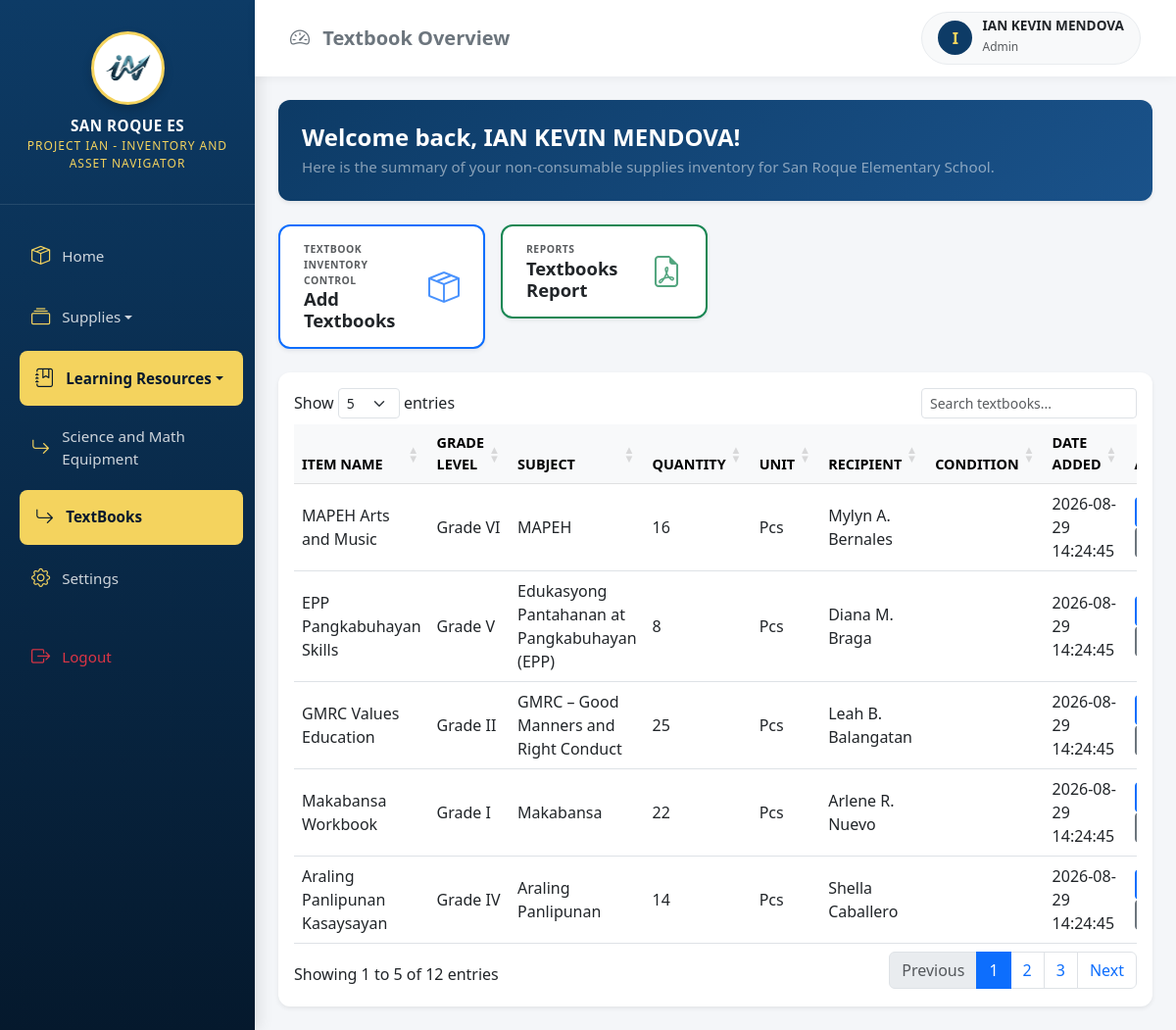
The page /textbooks.php (signed in) on the database its author committed.
### tables this page shows
CREATE TABLE `lr_textbooks` (
  `id` int NOT NULL AUTO_INCREMENT,
  `lr_item` varchar(255) NOT NULL,
  `grade_level` varchar(20) NOT NULL,
  `lr_subject` varchar(255) NOT NULL,
  `lr_qty` int NOT NULL DEFAULT '0',
  `lr_unit` varchar(50) DEFAULT 'pc',
  `recipient` varchar(255) NOT NULL,
  `condition` text NOT NULL,
  `created_at` timestamp NULL DEFAULT CURRENT_TIMESTAMP,
  PRIMARY KEY (`id`)
);

### controllers/supplies/textbooks/display_textbook.php (the view, shortened to what this page needs)
<?php
require_once dirname(__DIR__, 3) . '/config/db.php';
try {
    $stmt = $pdo->query("SELECT * FROM lr_textbooks ORDER BY id DESC");
    while ($row = $stmt->fetch(PDO::FETCH_ASSOC)) {
        echo "<tr>";
        echo "<td>" . htmlspecialchars($row['lr_item']) . "</td>";
        echo "<td>" . htmlspecialchars($row['grade_level']) . "</td>";
        echo "<td>" . htmlspecialchars($row['lr_subject']) . "</td>";
        echo "<td>" . htmlspecialchars($row['lr_qty']) . "</td>";
        echo "<td>" . htmlspecialchars($row['lr_unit']) . "</td>";
        echo "<td>" . htmlspecialchars($row['recipient']) . "</td>";
        echo "<td>" . htmlspecialchars($row['condition'] ?? '') . "</td>";
        echo "<td>" . htmlspecialchars($row['created_at']) . "</td>";
        echo "<td>
            <button class='btn btn-sm btn-primary edit-btn'
                data-id='" . $row['id'] . "'
                data-item='" . htmlspecialchars($row['lr_item']) . "'
                data-grade='" . htmlspecialchars($row['grade_level']) . "'
                data-subject='" . htmlspecialchars($row['lr_subject']) . "'
                data-qty='" . htmlspecialchars($row['lr_qty']) . "'
                data-unit='" . htmlspecialchars($row['lr_unit']) . "'
                data-recipient='" . htmlspecialchars($row['recipient']) . "'
                data-condition='" . htmlspecialchars($row['condition'] ?? '') . "'>
                <i class='bi bi-pencil-square'></i>
            </button>
            <button class='btn btn-sm btn-danger delete-btn' data-id='" . $row['id'] . "'>
                <i class='bi bi-trash'></i>
            </button>
               <button class='btn btn-sm btn-secondary print-btn' data-id='" . $row['id'] . "' title='Print'>
                <i class='bi bi-printer'></i>
            </button>
        </td>";
        echo "</tr>";
    }
} catch (PDOException $e) {
    error_log('controllers/supplies/textbooks/display_textbook.php error: ' . $e->getMessage());
    echo "<tr><td colspan='9' class='text-center text-danger'>Unable to load data. Please try again later.</td></tr>";
}
?>

### assets/css/textbooks.css (style rules this page uses)
:root { --primary-dark: #0D3B66; --primary-darker: #05192D; --accent-gold: #F4D35E; --accent-gold-hover: #e0be48; }
body { background-color: #f4f6f9; font-family: 'Segoe UI', Tahoma, Geneva, Verdana, sans-serif; }
#suppliesTable td { font-weight: normal !important; }

### rows shown on the page
lr_textbooks: lr_item "MAPEH Arts and Music", grade_level "Grade VI", lr_subject "MAPEH", lr_qty "16", lr_unit "Pcs", recipient "Mylyn A. Bernales", created_at "2026-08-29 14:24:45"
lr_textbooks: lr_item "EPP Pangkabuhayan Skills", grade_level "Grade V", lr_subject "Edukasyong Pantahanan at Pangkabuhayan (EPP)", lr_qty "8", lr_unit "Pcs", recipient "Diana M. Braga", created_at "2026-08-29 14:24:45"
lr_textbooks: lr_item "GMRC Values Education", grade_level "Grade II", lr_subject "GMRC – Good Manners and Right Conduct", lr_qty "25", lr_unit "Pcs", recipient "Leah B. Balangatan", created_at "2026-08-29 14:24:45"
lr_textbooks: lr_item "Makabansa Workbook", grade_level "Grade I", lr_subject "Makabansa", lr_qty "22", lr_unit "Pcs", recipient "Arlene R. Nuevo", created_at "2026-08-29 14:24:45"
lr_textbooks: lr_item "Araling Panlipunan Kasaysayan", grade_level "Grade IV", lr_subject "Araling Panlipunan", lr_qty "14", lr_unit "Pcs", recipient "Shella Caballero", created_at "2026-08-29 14:24:45"

### other values the page prints
substr($adminName, 0, 1) "I"
$adminName "IAN KEVIN MENDOVA"
$adminRole "Admin"
